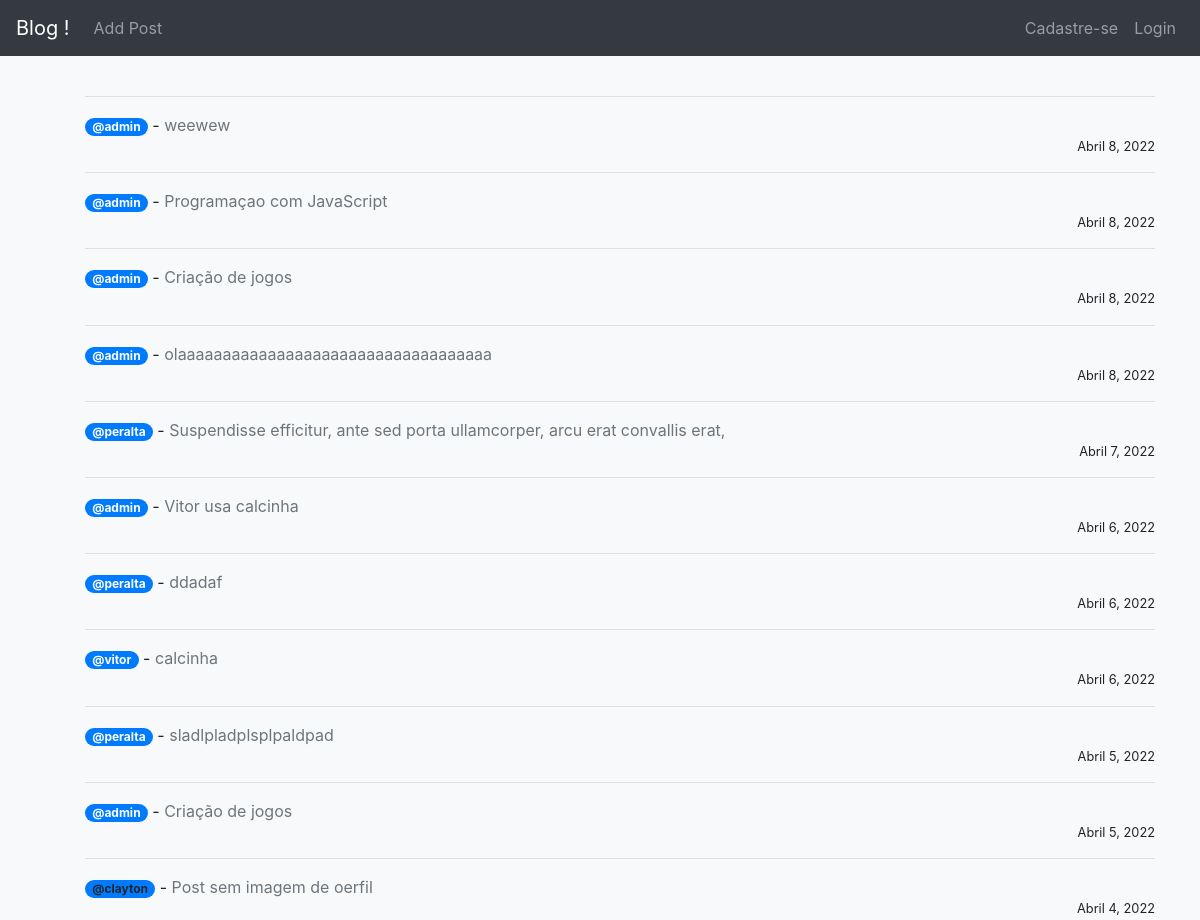
The app's page / (upper part), older data.
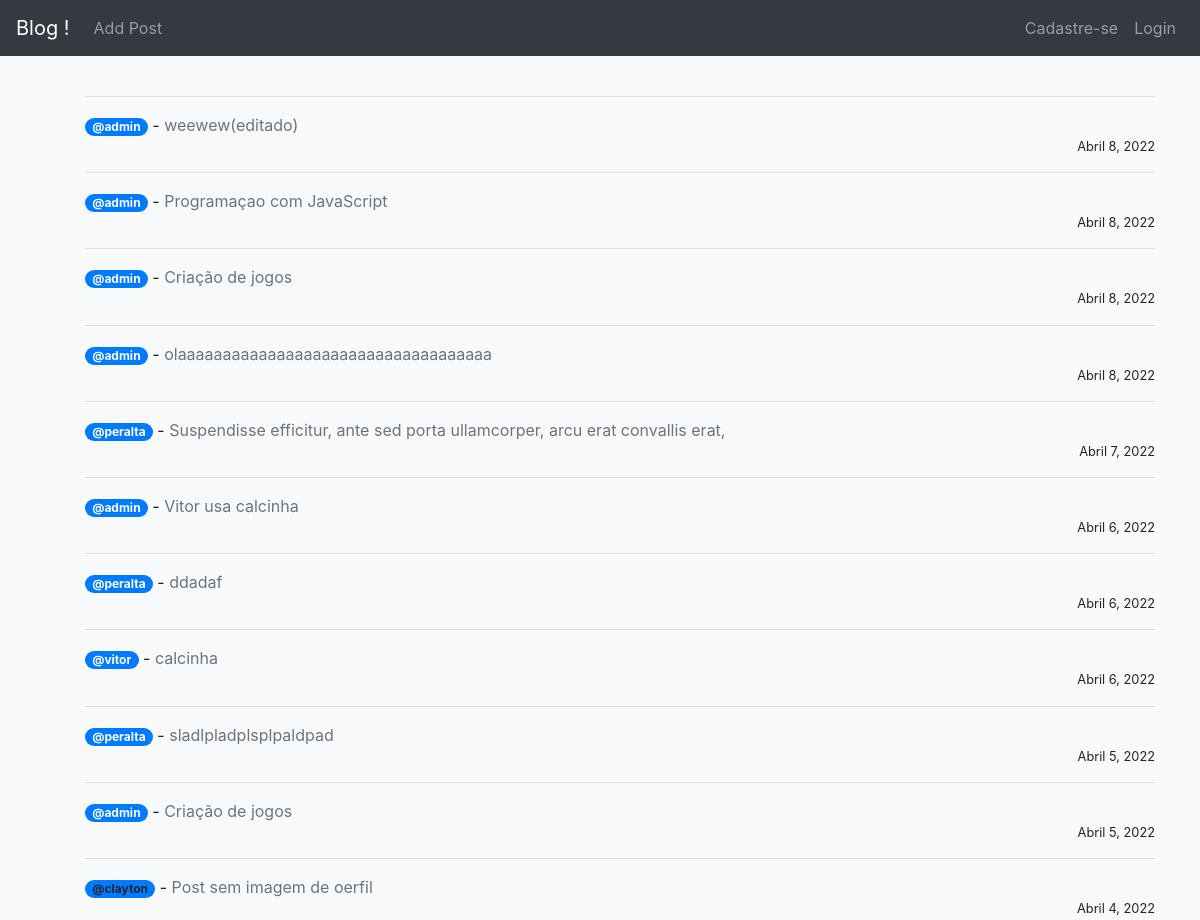
The same page, newer data.
### core/models.py (models this page shows, shortened)
class Base(models.Model):
    criacao = models.DateField('Criação', auto_now_add=True)
    atualizacao = models.DateField('Atualização', auto_now='True')
    hora = models.TimeField('horario', auto_now=True)
    class Meta:
        abstract = True

class Post(Base):
    titulo = models.CharField('Título', max_length=255)
    header_title = StdImageField(null=True, blank=True, upload_to='images/')
    autor = models.ForeignKey(User, default=User, on_delete=models.CASCADE)
    body = RichTextField('Post', blank=True, null=True)
    snippet = models.CharField('Sobre oque é ?', max_length=255)
    likes = models.ManyToManyField(User, related_name='blog_post')

### core/views.py (the view)
# urls.py: path('', IndexView.as_view(), name='index'),
class IndexView(ListView):
    model = Post
    template_name = 'index.html'
    ordering = ['-id']

### core/templates/index.html
{% extends 'base.html' %}
{% block content %}
<ul>
<hr>
{% for post in object_list %}
{% if post.autor.profile.id %}
        <a class="badge badge-pill badge-primary" href="{% url 'show_profile_page' post.autor.profile.id %}">@{{ post.autor }}</a>
{% else %}
        <a class="badge badge-pill badge-primary">@{{ post.autor }}</a>
{% endif %}
-
<a class="text-muted " href="{% url 'post_detail' post.pk %}">
     {{ post.titulo }} </a>   <small class="d-block text-right">{{ post.criacao }}</small>
    <hr>
{% endfor %}
{% endblock %}

Row changes from the older to the newer data that the page shows:
changed Post: titulo "weewew" → "weewew(editado)"
